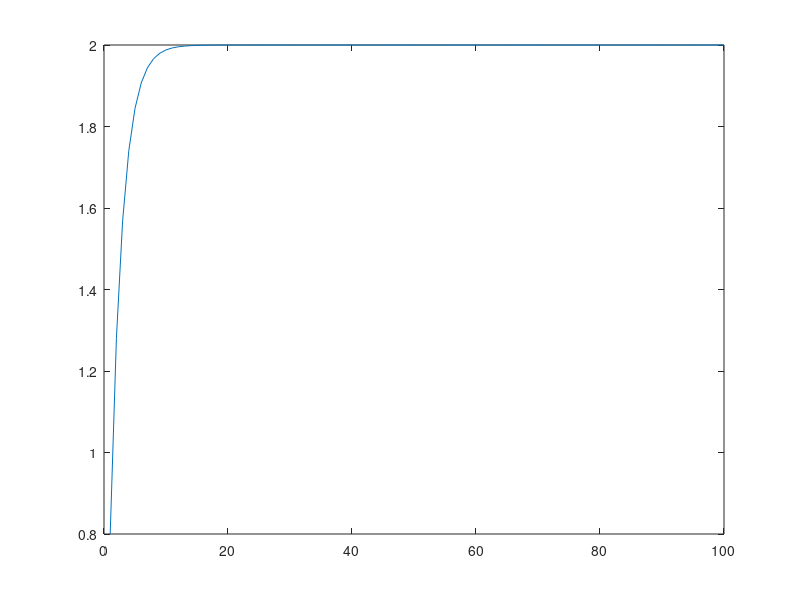

The MATLAB script that drew this image:
cascades = 1;

d = 10;
fc = 0.1;
d = 1;
k = exp(-1/d);
%k = exp(-2*pi*fc);
% a0 = (1-k)^4;
a0 = 0.8;
b1 = 0.6;
% b1 = 4*k;
% b2 = -6*k^2;
% b3 = 4*k^3;
% b4 = -k^4;

time = 100;

x = [ones(1, time)];
y = zeros(1,time);

for j=1:cascades
    for i=1:time
       if i == 1
           y(i) = a0*x(i);
%        elseif i == 2
%            y(i) = a0*x(i) + b1*y(i-1);
%        elseif i == 3
%            y(i) = a0*x(i) + b1*y(i-1) + b2*y(i-2);
%        elseif i == 4
%            y(i) = a0*x(i) + b1*y(i-1) + b2*y(i-2) + b3*y(i-3);
%        else
%            y(i) = a0*x(i) + b1*y(i-1) + b2*y(i-2) + b3*y(i-3) + b4*y(i-4);
%        end   
       else
           y(i) = a0*x(i) + b1*y(i-1);
       end
    end
    x = y;
end

plot(y)